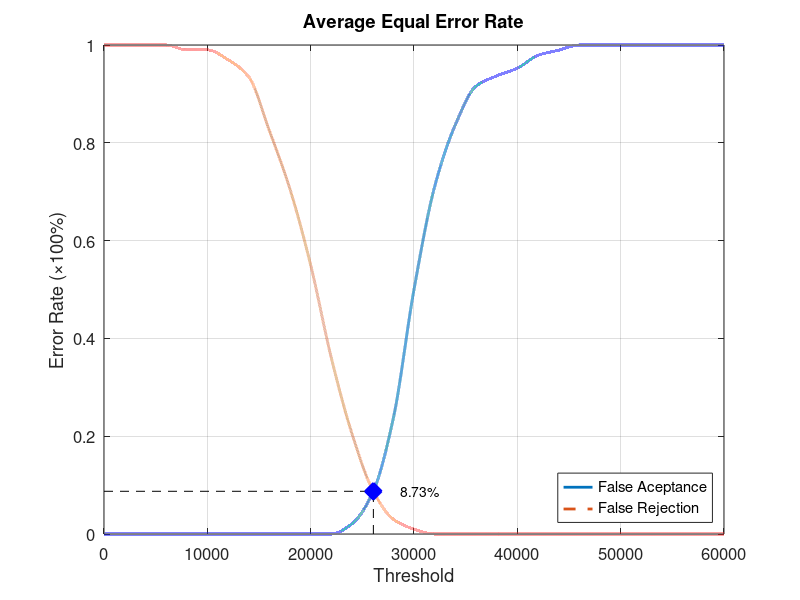
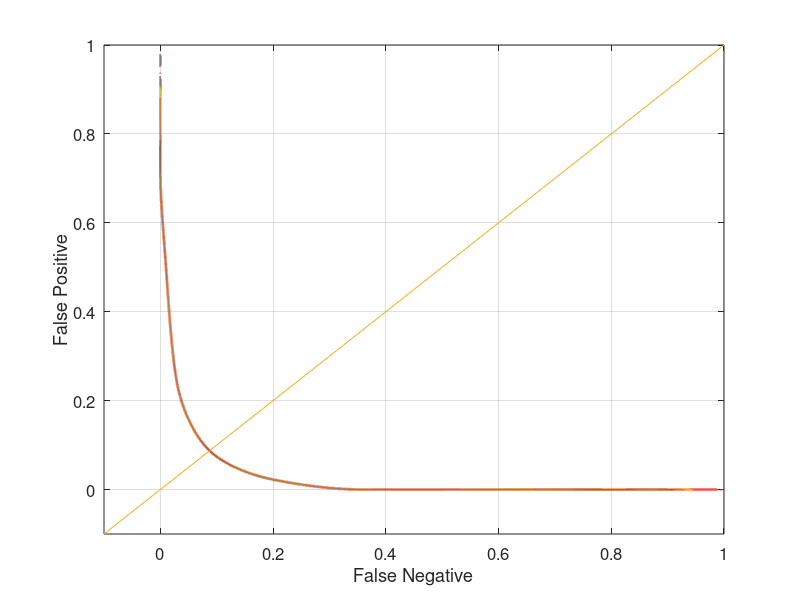

Write the MATLAB code that produced these figures, in order.
function yEER = Database4_1
close all;
clear;
clc;
x = 0:2000:60000;
xq = 0:0.5:60000;

y0 = [0 0 0 0 0 0 0 0 0 0 0 0 0.0210526 0.0842105 0.236842 0.5 0.710526 0.836842 0.915789 0.936842 0.952632 0.978947 0.989474 1 1 1 1 1 1 1 1];
yy0 = interp1(x, y0, xq, 'pchip');
y1 = [1 1 1 1 0.99 0.99 0.97 0.935 0.825 0.705 0.55 0.36 0.205 0.09 0.03 0.01 0 0 0 0 0 0 0 0 0 0 0 0 0 0 0];
yy1 = interp1(x, y1, xq, 'pchip');

% Calculating EER: 
y2 = abs(y0 - y1);
find(y2 == min(y2))
yy2 = abs(yy0 - yy1);
xEER = find(yy2 == min(yy2));
xEERIndex = xq(xEER) % X-axis EER
yEER = yy0(xEER) % Y-axis EER

main = figure
plot(xq, yy0,'-','LineWidth', 2);	hold on
plot(xq, yy1,'--','LineWidth', 2);	hold on
plot([xEERIndex xEERIndex], [0 yEER], 'k--');	hold on
plot([0 xEERIndex], [yEER yEER], 'k--');	hold on
plot(xEERIndex, yEER, 'bx', 'LineWidth', 10);	hold on
text(xEERIndex + 10 * xEERIndex / 100, yEER, [num2str(round((10000 * yEER)) / 100) '%'])
legend('False Aceptance', 'False Rejection', 'Location', 'SouthEast')
xlabel('Threshold')
ylabel('Error Rate (\times100%)')
title('Average Equal Error Rate')
set(gca, 'FontSize', 12)
axis([0 60000 0 1])
grid on

print(main, 'Database4_1Main', '-dpng');
FNRxFPR = figure('Color', [1 1 1]);
plot(yy1, yy0, '-', yy1, yy0, 'LineWidth', 2);
hold on
y = -0.1:0.1:1
plot(y, y); 
set(gca, 'FontSize', 12)
xlabel('False Negative')
ylabel('False Positive')
axis([-0.1 1 -0.1 1])
set(gca, 'FontSize', 12)
grid on

print(FNRxFPR, 'Database4_1FNRxFPR','-dpng');
end
